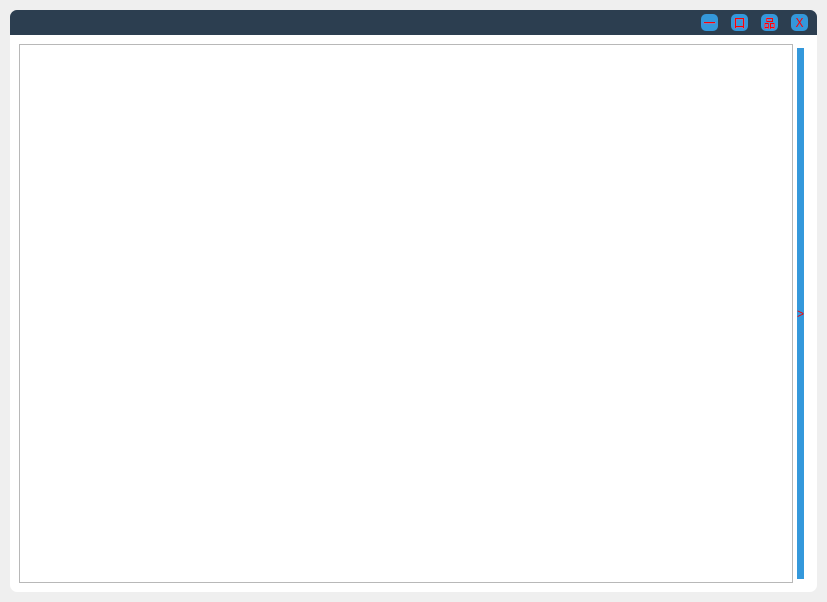
<?xml version="1.0" encoding="UTF-8"?>
<ui version="4.0">
 <class>XWidget</class>
 <widget class="QWidget" name="XWidget">
  <property name="geometry">
   <rect>
    <x>0</x>
    <y>0</y>
    <width>827</width>
    <height>602</height>
   </rect>
  </property>
  <property name="font">
   <font>
    <fontweight>Thin</fontweight>
   </font>
  </property>
  <property name="windowTitle">
   <string>XWidget</string>
  </property>
  <property name="styleSheet">
   <string notr="true">/* 设置顶部栏的样式 */
QWidget#top {
    background-color: #2c3e50; /* 深蓝色背景 */
    color: red; /*红色文字 */
    border-top-left-radius: 7px;     /* 左上角 */
    border-top-right-radius: 7px;     /* 右上角 */
}

#contentWidget {
    background-color:white;/* 白色背景 */
    border-bottom-left-radius: 7px;  /* 左下角 */
    border-bottom-right-radius: 7px; /* 右下角 */
}

/* 设置按钮的基本样式*/
QPushButton {
    background-color: #3498db; /* 蓝色背景 */
    border: none; /* 无边框 */
    color: red; /* 红色文字 */
    margin: 4px; /* 按钮外边距 */
    border-radius: 5px; /* 圆角边框 */
}

/* 鼠标悬停时按钮的样式 */
QPushButton:hover {
    background-color: #2980b9; /* 深一些的蓝色 */
}

/* 鼠标按下时按钮的样式 */
QPushButton:pressed {
    background-color: #1e3799; /* 更深的蓝色 */
}

/* 设置水平间距的样式 */
spacer#hSpacerLeft,
spacer#hSpacerMinAndMax,
spacer#hSpacerMaxAndNor,
spacer#hSpacerNorAndClose,
spacer#hSpacerRight {
    background-color: transparent; /* 透明背景 */
}

/* 设置垂直间距的样式 */
spacer#vSpacer {
    background-color: transparent; /* 透明背景 */
}


</string>
  </property>
  <layout class="QVBoxLayout" name="XWidgetLayout">
   <property name="spacing">
    <number>0</number>
   </property>
   <property name="sizeConstraint">
    <enum>QLayout::SizeConstraint::SetDefaultConstraint</enum>
   </property>
   <property name="leftMargin">
    <number>10</number>
   </property>
   <property name="topMargin">
    <number>10</number>
   </property>
   <property name="rightMargin">
    <number>10</number>
   </property>
   <property name="bottomMargin">
    <number>10</number>
   </property>
   <item>
    <widget class="QWidget" name="top" native="true">
     <property name="sizePolicy">
      <sizepolicy hsizetype="Preferred" vsizetype="Fixed">
       <horstretch>0</horstretch>
       <verstretch>0</verstretch>
      </sizepolicy>
     </property>
     <layout class="QGridLayout" name="topLayout">
      <property name="sizeConstraint">
       <enum>QLayout::SizeConstraint::SetDefaultConstraint</enum>
      </property>
      <property name="leftMargin">
       <number>0</number>
      </property>
      <property name="topMargin">
       <number>0</number>
      </property>
      <property name="rightMargin">
       <number>0</number>
      </property>
      <property name="bottomMargin">
       <number>0</number>
      </property>
      <property name="spacing">
       <number>0</number>
      </property>
      <item row="0" column="1">
       <widget class="QPushButton" name="pushButtonMin">
        <property name="sizePolicy">
         <sizepolicy hsizetype="Fixed" vsizetype="Fixed">
          <horstretch>0</horstretch>
          <verstretch>0</verstretch>
         </sizepolicy>
        </property>
        <property name="minimumSize">
         <size>
          <width>25</width>
          <height>25</height>
         </size>
        </property>
        <property name="maximumSize">
         <size>
          <width>25</width>
          <height>25</height>
         </size>
        </property>
        <property name="baseSize">
         <size>
          <width>25</width>
          <height>25</height>
         </size>
        </property>
        <property name="text">
         <string>一</string>
        </property>
       </widget>
      </item>
      <item row="0" column="5">
       <widget class="QPushButton" name="pushButtonRestore">
        <property name="enabled">
         <bool>true</bool>
        </property>
        <property name="sizePolicy">
         <sizepolicy hsizetype="Fixed" vsizetype="Fixed">
          <horstretch>0</horstretch>
          <verstretch>0</verstretch>
         </sizepolicy>
        </property>
        <property name="minimumSize">
         <size>
          <width>25</width>
          <height>25</height>
         </size>
        </property>
        <property name="maximumSize">
         <size>
          <width>25</width>
          <height>25</height>
         </size>
        </property>
        <property name="baseSize">
         <size>
          <width>25</width>
          <height>25</height>
         </size>
        </property>
        <property name="text">
         <string>品</string>
        </property>
       </widget>
      </item>
      <item row="0" column="7">
       <widget class="QPushButton" name="pushButtonClose">
        <property name="sizePolicy">
         <sizepolicy hsizetype="Fixed" vsizetype="Fixed">
          <horstretch>0</horstretch>
          <verstretch>0</verstretch>
         </sizepolicy>
        </property>
        <property name="minimumSize">
         <size>
          <width>25</width>
          <height>25</height>
         </size>
        </property>
        <property name="maximumSize">
         <size>
          <width>25</width>
          <height>25</height>
         </size>
        </property>
        <property name="baseSize">
         <size>
          <width>25</width>
          <height>25</height>
         </size>
        </property>
        <property name="text">
         <string>X</string>
        </property>
       </widget>
      </item>
      <item row="0" column="3">
       <widget class="QPushButton" name="pushButtonMax">
        <property name="sizePolicy">
         <sizepolicy hsizetype="Fixed" vsizetype="Fixed">
          <horstretch>0</horstretch>
          <verstretch>0</verstretch>
         </sizepolicy>
        </property>
        <property name="minimumSize">
         <size>
          <width>25</width>
          <height>25</height>
         </size>
        </property>
        <property name="maximumSize">
         <size>
          <width>25</width>
          <height>25</height>
         </size>
        </property>
        <property name="baseSize">
         <size>
          <width>25</width>
          <height>25</height>
         </size>
        </property>
        <property name="text">
         <string>口</string>
        </property>
       </widget>
      </item>
      <item row="0" column="8">
       <spacer name="hSpacerRight">
        <property name="orientation">
         <enum>Qt::Orientation::Horizontal</enum>
        </property>
        <property name="sizeType">
         <enum>QSizePolicy::Policy::Fixed</enum>
        </property>
        <property name="sizeHint" stdset="0">
         <size>
          <width>5</width>
          <height>20</height>
         </size>
        </property>
       </spacer>
      </item>
      <item row="0" column="4">
       <spacer name="hSpacerMaxAndNor">
        <property name="orientation">
         <enum>Qt::Orientation::Horizontal</enum>
        </property>
        <property name="sizeType">
         <enum>QSizePolicy::Policy::Fixed</enum>
        </property>
        <property name="sizeHint" stdset="0">
         <size>
          <width>5</width>
          <height>20</height>
         </size>
        </property>
       </spacer>
      </item>
      <item row="0" column="0">
       <spacer name="hSpacerLeft">
        <property name="orientation">
         <enum>Qt::Orientation::Horizontal</enum>
        </property>
        <property name="sizeType">
         <enum>QSizePolicy::Policy::Expanding</enum>
        </property>
        <property name="sizeHint" stdset="0">
         <size>
          <width>578</width>
          <height>13</height>
         </size>
        </property>
       </spacer>
      </item>
      <item row="0" column="6">
       <spacer name="hSpacerNorAndClose">
        <property name="orientation">
         <enum>Qt::Orientation::Horizontal</enum>
        </property>
        <property name="sizeType">
         <enum>QSizePolicy::Policy::Fixed</enum>
        </property>
        <property name="sizeHint" stdset="0">
         <size>
          <width>5</width>
          <height>20</height>
         </size>
        </property>
       </spacer>
      </item>
      <item row="0" column="2">
       <spacer name="hSpacerMinAndMax">
        <property name="orientation">
         <enum>Qt::Orientation::Horizontal</enum>
        </property>
        <property name="sizeType">
         <enum>QSizePolicy::Policy::Fixed</enum>
        </property>
        <property name="sizeHint" stdset="0">
         <size>
          <width>5</width>
          <height>20</height>
         </size>
        </property>
       </spacer>
      </item>
     </layout>
    </widget>
   </item>
   <item>
    <widget class="QWidget" name="contentWidget" native="true">
     <layout class="QGridLayout" name="contentWidgetLayout">
      <property name="spacing">
       <number>0</number>
      </property>
      <item row="2" column="0" rowspan="2">
       <widget class="RoomMap" name="roomMap">
        <property name="sizePolicy">
         <sizepolicy hsizetype="Preferred" vsizetype="Preferred">
          <horstretch>3</horstretch>
          <verstretch>1</verstretch>
         </sizepolicy>
        </property>
       </widget>
      </item>
      <item row="2" column="1" rowspan="2">
       <layout class="QVBoxLayout" name="verticalLayout" stretch="0">
        <property name="spacing">
         <number>7</number>
        </property>
        <property name="leftMargin">
         <number>0</number>
        </property>
        <property name="bottomMargin">
         <number>0</number>
        </property>
        <item>
         <widget class="QPushButton" name="toggleButton">
          <property name="sizePolicy">
           <sizepolicy hsizetype="Minimum" vsizetype="Expanding">
            <horstretch>0</horstretch>
            <verstretch>0</verstretch>
           </sizepolicy>
          </property>
          <property name="text">
           <string>&gt;</string>
          </property>
         </widget>
        </item>
       </layout>
      </item>
     </layout>
    </widget>
   </item>
  </layout>
 </widget>
 <customwidgets>
  <customwidget>
   <class>RoomMap</class>
   <extends>QGraphicsView</extends>
   <header location="global">roommap.h</header>
  </customwidget>
 </customwidgets>
 <resources/>
 <connections/>
</ui>
